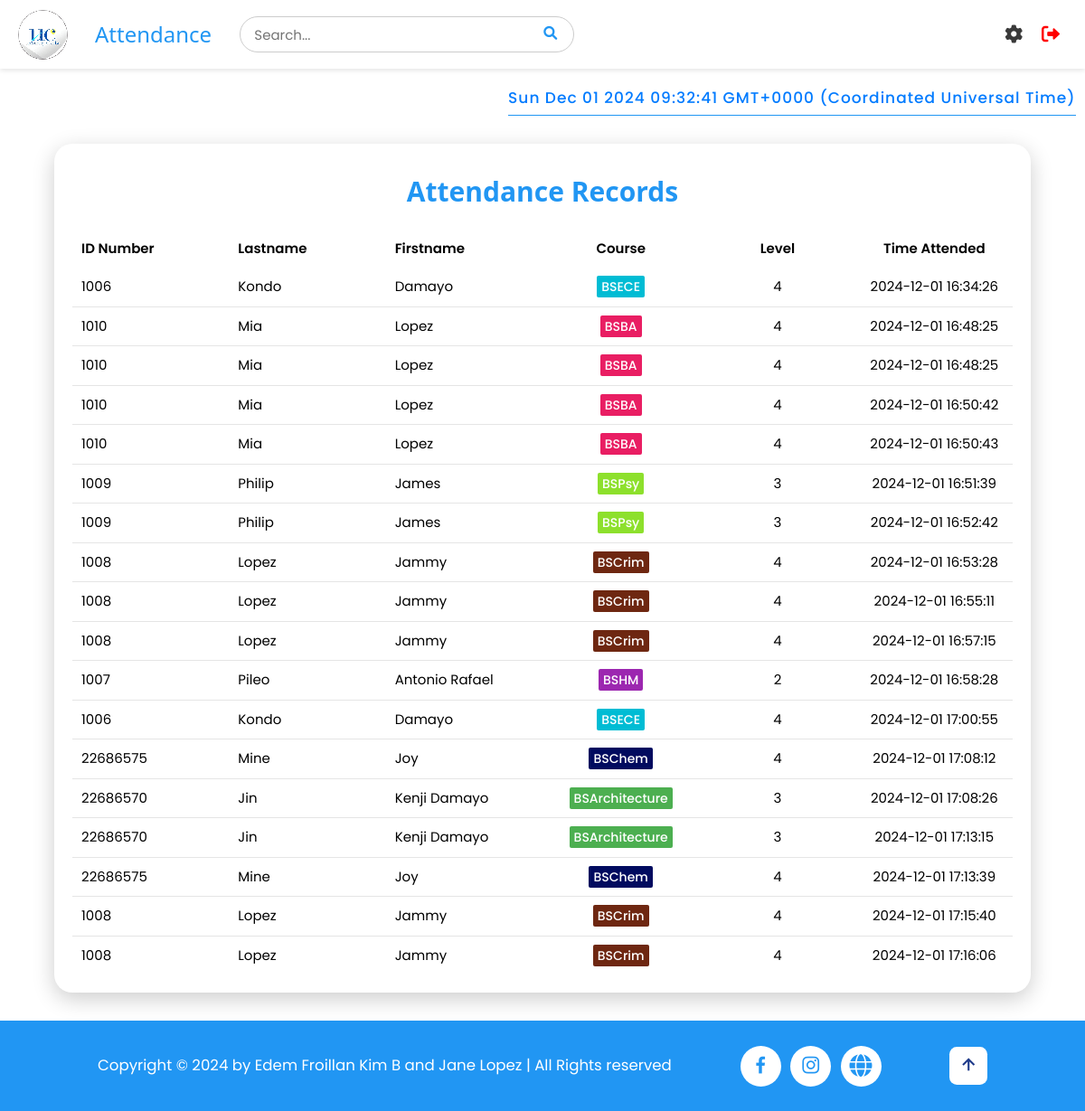
The app's page /viewstudent (signed in), older data.
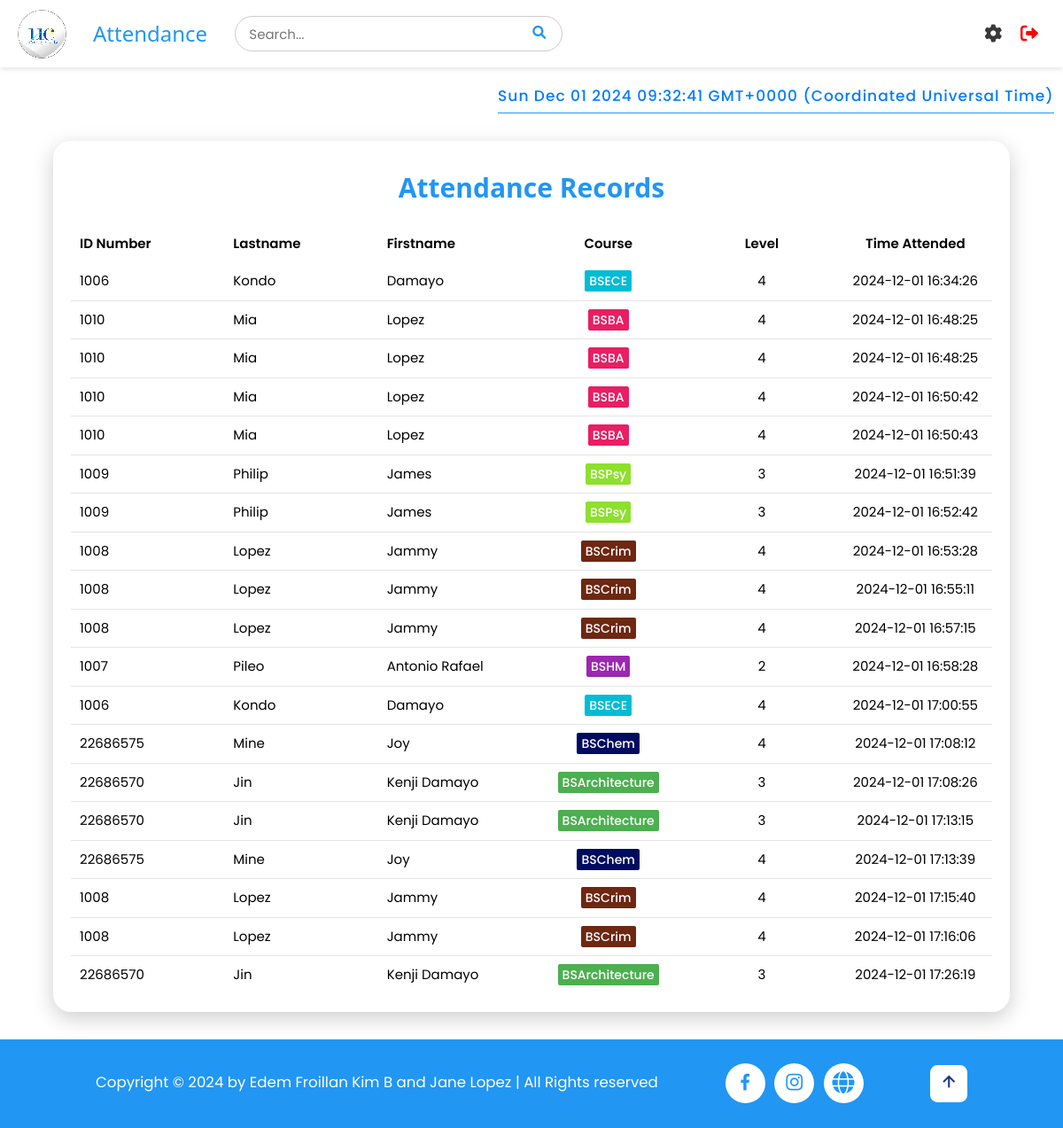
The same page, newer data.
### tables this page shows
CREATE TABLE attendance (
    id INTEGER PRIMARY KEY AUTOINCREMENT,
    idno VARCHAR(10),
    firstname VARCHAR(50),
    lastname VARCHAR(50),
    course VARCHAR(10),
    level VARCHAR(5),
    time_attended DATETIME DEFAULT CURRENT_TIMESTAMP,
    FOREIGN KEY (idno) REFERENCES students(idno)
);

### app.py (the view)
@app.route('/viewstudent')
def viewstudent():
    if 'username' in session:
        pagetitle = "Attendance"
        attendance_records = getall_records('attendance')  # Get all attendance records
        return render_template('viewattendance.html', data=attendance_records, pagetitle=pagetitle)
    else:
        flash("Please log in first!", "warning")
        return redirect(url_for('login'))

### app.py (called while the page is built)
@app.after_request
def after_request(response):
    response.headers['Cache-Control'] = 'no-store, no-cache, must-revalidate, post-check=0, pre-check=0, max-age=0'
    response.headers['Pragma'] = 'no-cache'
    response.headers['Expires'] = '-1'
    if hasattr(session, 'username') and 'username' not in session:
        response.headers['Cache-Control'] = 'no-store'
        response.headers['Pragma'] = 'no-cache'
        response.headers['Expires'] = '-1'
    return response

### dbhelper.py (called while the page is built)
def getprocess(sql: str, params=()) -> list:
    db = connect(database)
    cursor = db.cursor()
    cursor.row_factory = Row
    try:
        cursor.execute(sql, params)
        data = cursor.fetchall()
        return data
    finally:
        cursor.close()
        db.close()

def getall_records(table: str) -> list:
    sql = f'SELECT * FROM `{table}`'
    return getprocess(sql)

### templates/viewattendance.html
{% extends 'base.html' %}
{% block header %}
    {% include 'header.html' %}
{% endblock %}
{% block content %}
<div id="timestamp"></div>
<div style="min-height: 100vh;">
    <div class="details">
        <div class="attendancecard">
            <div class="cardHeader">
                <h2>Attendance Records</h2>
            </div>
            <table class="attendanceTable">
                <thead>
                    <tr>
                        <td>ID Number</td>
                        <td>Lastname</td>
                        <td>Firstname</td>
                        <td>Course</td>
                        <td>Level</td>
                        <td>Time Attended</td>
                    </tr>
                </thead>
                <tbody>
                    {% for record in data %}
                        <tr>
                            <td>{{ record.idno }}</td>
                            <td>{{ record.lastname }}</td>
                            <td>{{ record.firstname }}</td>
                            <td class="w3-center" data-cell="COURSE:">
                                <span class="course-style course-{{ record['course']|lower }}">
                                    {{ record.course }}
                                </span>
                            </td>
                            <td>{{ record.level }}</td>
                            <td>{{ record.time_attended }}</td>
                        </tr>
                    {% endfor %}
                </tbody>
            </table>
        </div>
    </div>
</div>
{% endblock %}

### templates/base.html (shortened to what this page needs)
<!DOCTYPE html>
<html>
<head>
    <link rel='stylesheet' href="{{ url_for('static', filename='css/style.css') }}">
    <link rel="stylesheet" href="https://cdnjs.cloudflare.com/ajax/libs/font-awesome/6.0.0-beta3/css/all.min.css">
    <link href='https://unpkg.com/boxicons@2.1.4/css/boxicons.min.css' rel='stylesheet'>
</head>
<body>
    <div>
        {% block header %}{% endblock %}
        {% block content %}
        {% endblock %}
    </div>
 <footer class="footer">
        <div class="footer-text">
            <p>Copyright &copy; 2024 by Edem Froillan Kim B and Jane Lopez | All Rights reserved</p>
        </div>
        <div class="social-media">
            <a href="https://www.facebook.com/universityofcebuinc"><i class='bx bxl-facebook'></i></a>
            <a href="https://www.instagram.com/ucwebmaster"><i class='bx bxl-instagram'></i></a>
            <a href="https://www.universityofcebu.net/p/scholarship.html?m=1"><i class="fa-solid fa-globe"></i></a>
        </div>
        <div class="footer-iconTop">
            <a href="#home"><i class='bx bx-up-arrow-alt' ></i></a>
        </div>
    </footer>
</body>
</html>

### templates/header.html (shortened to what this page needs)
<div class="header">
    <div class="left-section">
        <img src="../static/images/logo.png" alt="Logo" id="logo">
        <h3 class="pagetitle">{{ pagetitle }}</h3>
        <div class="search" style="position: relative;">
        <input type="text" placeholder="Search..." id="search-bar">
        <button type="submit" id="search-button"><i class="fa fa-search"></i></button>
    </div>
    </div>
    <div class="menu" style="position: relative;">
    <i class="fa solid fa-gear" id="menu-icon"></i>
    <a href="/logout" id="logout">
        <i class="fa fa-sign-out-alt"></i>
    </a>
    </div>
</div>

### templates/base.html (style rules this page uses)
html { font-size: 65%; }

Row changes from the older to the newer data that the page shows:
added attendance: idno "22686570", lastname "Jin", firstname "Kenji Damayo", course "BSArchitecture", level "3", time_attended "2024-12-01 17:26:19"
